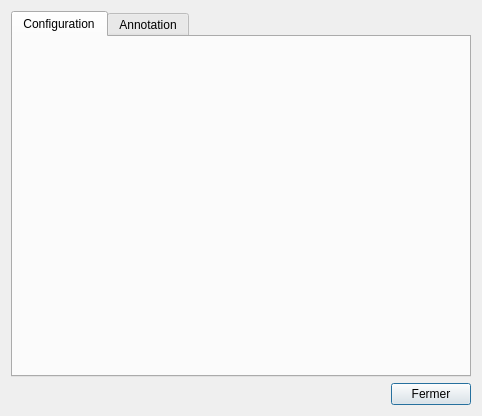
<?xml version="1.0" encoding="UTF-8"?>
<ui version="4.0">
 <class>DialogAutoNum</class>
 <widget class="QDialog" name="DialogAutoNum">
  <property name="geometry">
   <rect>
    <x>0</x>
    <y>0</y>
    <width>482</width>
    <height>416</height>
   </rect>
  </property>
  <property name="windowTitle">
   <string>Annotation des schémas</string>
  </property>
  <property name="windowIcon">
   <iconset resource="../../qelectrotech.qrc">
    <normaloff>:/ico/oxygen-icons/32x32/apps/qelectrotech.png</normaloff>:/ico/oxygen-icons/32x32/apps/qelectrotech.png</iconset>
  </property>
  <layout class="QVBoxLayout" name="verticalLayout_2">
   <item>
    <widget class="QTabWidget" name="tabWidget">
     <property name="currentIndex">
      <number>0</number>
     </property>
     <widget class="QWidget" name="configuration_tab">
      <attribute name="title">
       <string>Configuration</string>
      </attribute>
      <layout class="QVBoxLayout" name="verticalLayout_6">
       <item>
        <layout class="QVBoxLayout" name="configuration_layout">
         <property name="spacing">
          <number>0</number>
         </property>
        </layout>
       </item>
      </layout>
     </widget>
     <widget class="QWidget" name="annotation_tab">
      <attribute name="title">
       <string>Annotation</string>
      </attribute>
      <layout class="QVBoxLayout" name="verticalLayout_3">
       <item>
        <layout class="QVBoxLayout" name="verticalLayout">
         <item>
          <widget class="QGroupBox" name="groupBox_Selection">
           <property name="title">
            <string>Sélection</string>
           </property>
           <layout class="QVBoxLayout" name="verticalLayout_4">
            <item>
             <layout class="QHBoxLayout" name="horizontalLayout_">
              <item>
               <widget class="QRadioButton" name="radioButton_conductor">
                <property name="text">
                 <string>Conducteurs</string>
                </property>
                <property name="icon">
                 <iconset resource="../../qelectrotech.qrc">
                  <normaloff>:/ico/22x22/conductor2.png</normaloff>:/ico/22x22/conductor2.png</iconset>
                </property>
                <property name="checked">
                 <bool>true</bool>
                </property>
               </widget>
              </item>
              <item>
               <widget class="QRadioButton" name="radioButton_component">
                <property name="enabled">
                 <bool>false</bool>
                </property>
                <property name="text">
                 <string>Composants</string>
                </property>
                <property name="icon">
                 <iconset resource="../../qelectrotech.qrc">
                  <normaloff>:/ico/22x22/single_page.png</normaloff>:/ico/22x22/single_page.png</iconset>
                </property>
               </widget>
              </item>
             </layout>
            </item>
            <item>
             <layout class="QVBoxLayout" name="verticalLayout_Selection"/>
            </item>
           </layout>
          </widget>
         </item>
         <item>
          <layout class="QHBoxLayout" name="horizontalLayout_2">
           <item>
            <widget class="QPushButton" name="pushButton_annotation">
             <property name="toolTip">
              <string>&lt;html&gt;&lt;head/&gt;&lt;body&gt;&lt;p&gt;Numérotée les folio sélectionné&lt;/p&gt;&lt;/body&gt;&lt;/html&gt;</string>
             </property>
             <property name="text">
              <string>Annotation (alpha)</string>
             </property>
             <property name="icon">
              <iconset resource="../../qelectrotech.qrc">
               <normaloff>:/ico/16x16/edit-select-all.png</normaloff>:/ico/16x16/edit-select-all.png</iconset>
             </property>
            </widget>
           </item>
           <item>
            <widget class="QPushButton" name="pushButton_delete">
             <property name="toolTip">
              <string>&lt;html&gt;&lt;head/&gt;&lt;body&gt;&lt;p&gt;Supprimé la numérotation des folio sélectionné&lt;/p&gt;&lt;/body&gt;&lt;/html&gt;</string>
             </property>
             <property name="text">
              <string>Supprimer l'annotation</string>
             </property>
             <property name="icon">
              <iconset resource="../../qelectrotech.qrc">
               <normaloff>:/ico/16x16/edit-delete.png</normaloff>:/ico/16x16/edit-delete.png</iconset>
             </property>
            </widget>
           </item>
          </layout>
         </item>
        </layout>
       </item>
      </layout>
     </widget>
    </widget>
   </item>
   <item>
    <layout class="QHBoxLayout" name="horizontalLayout">
     <item>
      <spacer name="horizontalSpacer">
       <property name="orientation">
        <enum>Qt::Horizontal</enum>
       </property>
       <property name="sizeHint" stdset="0">
        <size>
         <width>40</width>
         <height>20</height>
        </size>
       </property>
      </spacer>
     </item>
     <item>
      <widget class="QPushButton" name="pushButton_close">
       <property name="text">
        <string>Fermer</string>
       </property>
       <property name="default">
        <bool>true</bool>
       </property>
      </widget>
     </item>
    </layout>
   </item>
  </layout>
 </widget>
 <resources>
  <include location="../../qelectrotech.qrc"/>
 </resources>
 <connections/>
</ui>
